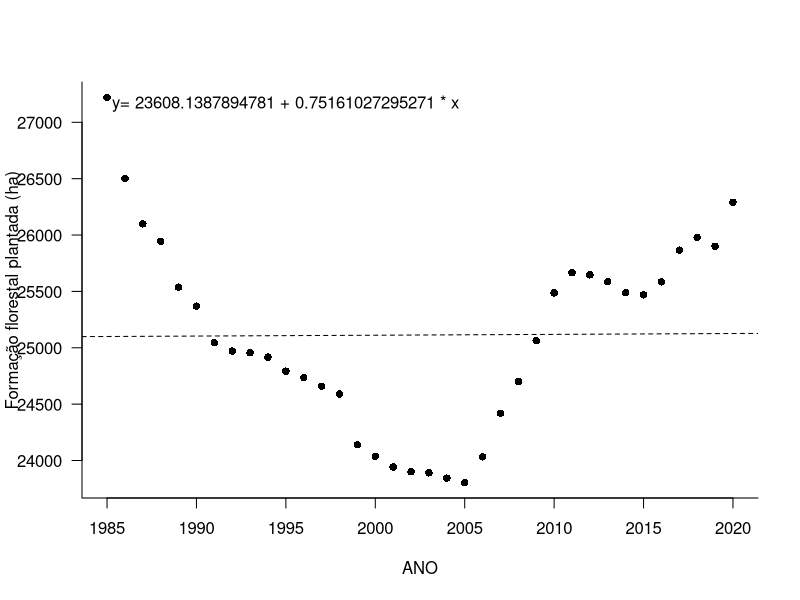
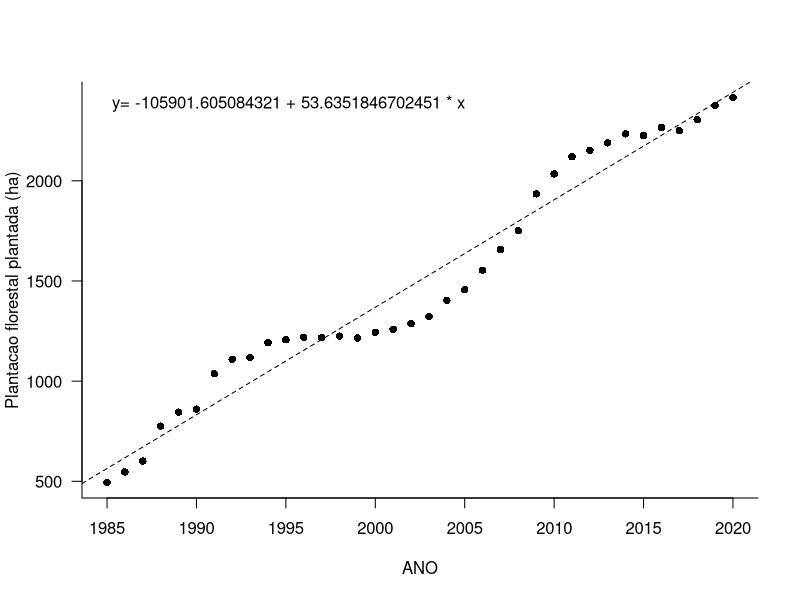
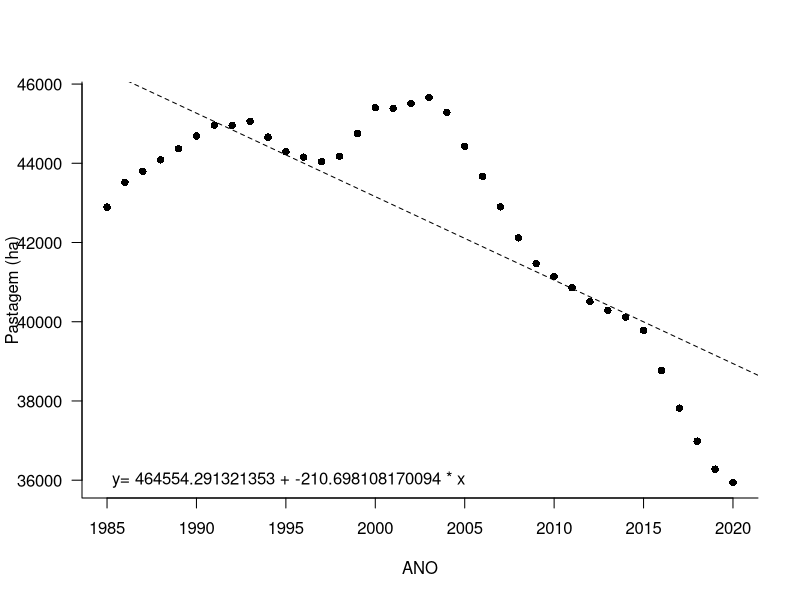
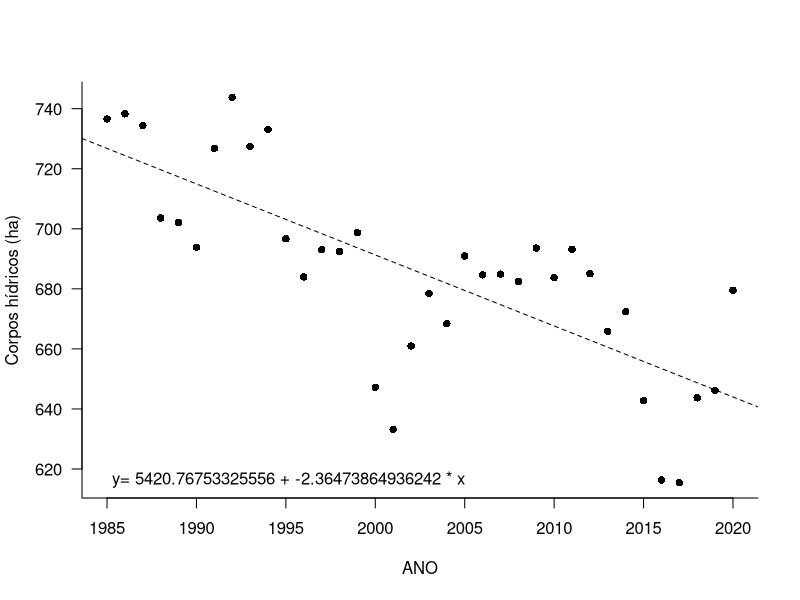
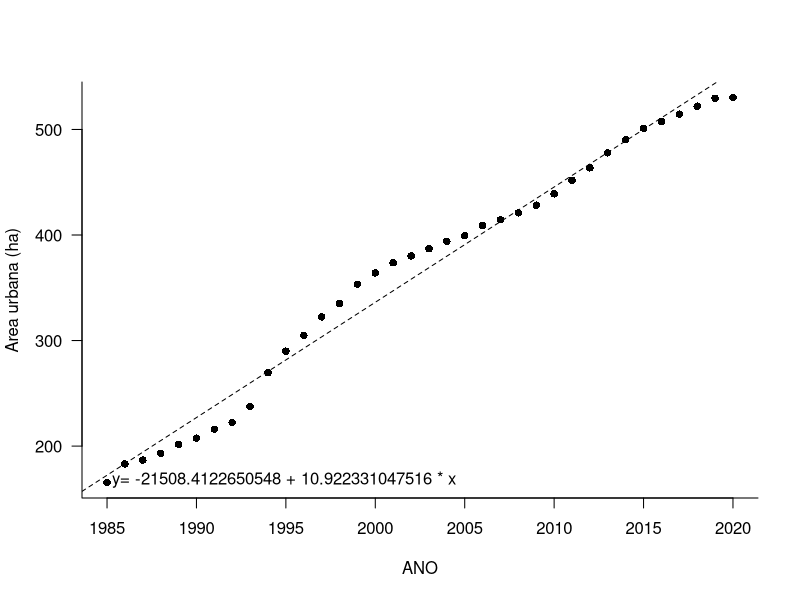
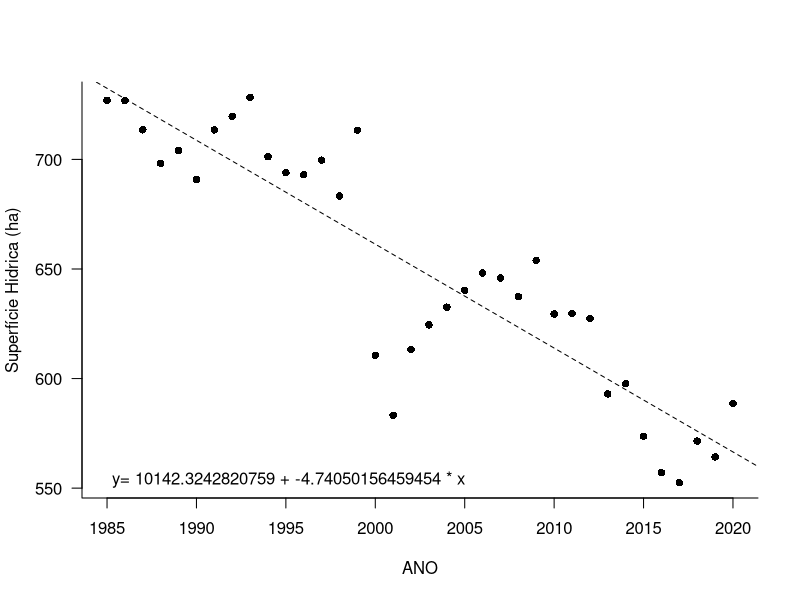

Source code (R) for these figures, in order:
## ---- chunk 1
#install.packages('tidyr')
#install.packages('rlist')

knitr::opts_chunk$set(echo = TRUE)

library(readr)
library(stringr)
library(tidyr)
library(dplyr)
library(rlist)
## ---- chunk 2
coverage <- read_csv("datasets/mapbiomas-brazil-collection-71-doce-area.csv", show_col_types = FALSE)

#Seleção de variáveis de interesse neste estudo
var_interesse <- c("ANO", "Forest Formation", "Forest Plantation", "Pasture" , "River, Lake and Ocean", "Urban Infrastructure" )
coverage <- coverage%>%select("area", 'band', 'class_name')

colnames(coverage) <- c('AREA_HA', 'ANO', 'CLASSE')
coverage$ANO <- str_replace(coverage$ANO, 'classification_', '')
coverage <- coverage %>% filter(CLASSE %in% var_interesse)
coverage <- spread(coverage, CLASSE, AREA_HA)
coverage$ANO <- as.integer(coverage$ANO)

colnames(coverage) <- c("ANO", "Formacao_Florestal", "Plantacao_Florestal", "Pasto" , "Rio_Lago_Mar", "Infraestrutura_Urbana" )
coverage
## ---- chunk 3
water <- read_csv("datasets/mapbiomas-brazil-collection-10-doce-area.csv", show_col_types = FALSE)
water <- water %>% select(band, area)
colnames(water) <- c('ANO', 'WATER_COVERAGE_HA')

water$ANO <- str_replace(water$ANO, 'water_coverage_', '')
water$ANO <- as.integer(water$ANO)
## ---- chunk 4
dataset <- merge(coverage, water)
## ---- chunk 5
print(head(dataset, 10))
## ---- chunk 6
analisamodelo <- function (summary){
  #Dispersion parameter for gaussian family taken to be
  dpgf <- summary$dispersion
  
  #Residual deviance
  rd <- summary$deviance
  
  #Degrees of dispersion - DF / Grau de liberdade()
  dfl <- summary$df.residual

  intercept <- summary[["coefficients"]][1]
  variavel <- summary[["coefficients"]][2][1]
  dependente <- summary[["terms"]][[2]]
  independente <- summary[["terms"]][[3]]
  relacao <-  rd/dfl
  index <- dpgf/relacao #se for próximo de 1 a relação é significatica
  equacao <- paste('y=', intercept, '+', variavel, '* x')
  return (c(Dispersion_parameter=dpgf, Residual_deviance=rd,     degrees_of_freedom=dfl, est_intercept = intercept, est_dependente=variavel, var_dependente=dependente, var_independente=independente, relacao=relacao, index=index, equacao=equacao))
}
## ---- chunk 7
attach(dataset)
set.seed(2023)
colnames((dataset))
modelos = list()
## ---- chunk 8
m1 <- glm(Formacao_Florestal~ANO)
mnulo1 <- glm(Formacao_Florestal~1)

anova.md1 <- anova(m1, mnulo1, test='F')
summary.m1 <- summary(m1)

dt.modelo1 <- analisamodelo(summary.m1)
modelos <- append(modelos, dt.modelo1)

plot(Formacao_Florestal~ANO, ylab="Formação florestal plantada (ha)", xlab=dt.modelo1$var_independente, pch=16,las=1,bty="l")
abline(m1, lty=2)
equacao <- dt.modelo1$equacao
legend(x='topleft', legend=equacao,bty="n", )
## ---- chunk 9
m2 <- glm(Plantacao_Florestal~ANO)
mnulo2 <- glm(Plantacao_Florestal~1)

anova.md2 <- anova(m2, mnulo2, test='F')
summary.m2 <- summary(m2)

dt.modelo2 <- analisamodelo(summary.m2)
modelos <- append(modelos, dt.modelo2)

plot(Plantacao_Florestal~ANO, ylab="Plantacao florestal plantada (ha)", xlab=dt.modelo2$var_independente, pch=16,las=1,bty="l")
#curve(dt.modelo$est_intercept + dt.modelo$est_dependente*x, add=T, lty=16)
equacao <- dt.modelo2$equacao
abline(m2, lty=2)
legend(x='topleft', legend=equacao,bty="n", )
## ---- chunk 10
m3 <- glm(Pasto~ANO)
mnulo3 <- glm(Pasto~1)

anova.md3 <- anova(m3, mnulo3, test='F')
summary.m3 <- summary(m3)

dt.modelo3 <- analisamodelo(summary.m3)
modelos <- append(modelos, dt.modelo3)

plot(Pasto~ANO, ylab="Pastagem (ha)", xlab=dt.modelo3$var_independente, pch=16,las=1,bty="l")

equacao <- dt.modelo3$equacao

abline(m3, lty=2)

legend(x='bottomleft', legend=equacao,bty="n", )
## ---- chunk 11
m4 <- glm(Rio_Lago_Mar~ANO)
mnulo4 <- glm(Rio_Lago_Mar~1)

anova.md4 <- anova(m4, mnulo4, test='F')
summary.m4 <- summary(m4)

dt.modelo4 <- analisamodelo(summary.m4)
modelos <- append(modelos, dt.modelo4)

plot(Rio_Lago_Mar~ANO, ylab="Corpos hídricos (ha)", xlab=dt.modelo4$var_independente, pch=16,las=1,bty="l")

equacao <- dt.modelo4$equacao

abline(m4, lty=2)

legend(x='bottomleft', legend=equacao,bty="n", )
## ---- chunk 12
m5 <- glm(Infraestrutura_Urbana~ANO)
mnulo5 <- glm(Infraestrutura_Urbana~1)

anova.md5 <- anova(m5, mnulo5, test='F')
summary.m5 <- summary(m5)

dt.modelo5 <- analisamodelo(summary.m5)
modelos <- append(modelos, dt.modelo5)

plot(Infraestrutura_Urbana~ANO, ylab="Area urbana (ha)", xlab=dt.modelo5$var_independente, pch=16,las=1,bty="l")

equacao <- dt.modelo5$equacao

abline(m5, lty=2)

legend(x='bottomleft', legend=equacao,bty="n", )

## ---- chunk 13
m6 <- glm(WATER_COVERAGE_HA~ANO)
mnulo6 <- glm(WATER_COVERAGE_HA~1)

anova.md6 <- anova(m6, mnulo6, test='F')
summary.m6 <- summary(m6)

dt.modelo6 <- analisamodelo(summary.m6)
modelos <- append(modelos, dt.modelo6)

plot(WATER_COVERAGE_HA~ANO, ylab="Superfície Hidrica (ha)", xlab=dt.modelo6$var_independente, pch=16,las=1,bty="l")

equacao <- dt.modelo6$equacao

abline(m6, lty=2)

legend(x='bottomleft', legend=equacao,bty="n", )

## ---- chunk 14
lista <- list(analisamodelo(summary.m1),
              analisamodelo(summary.m2),
              analisamodelo(summary.m3),
              analisamodelo(summary.m4),
              analisamodelo(summary.m5),
              analisamodelo(summary.m6)
            )
lista <- do.call(rbind, lista)
lista
